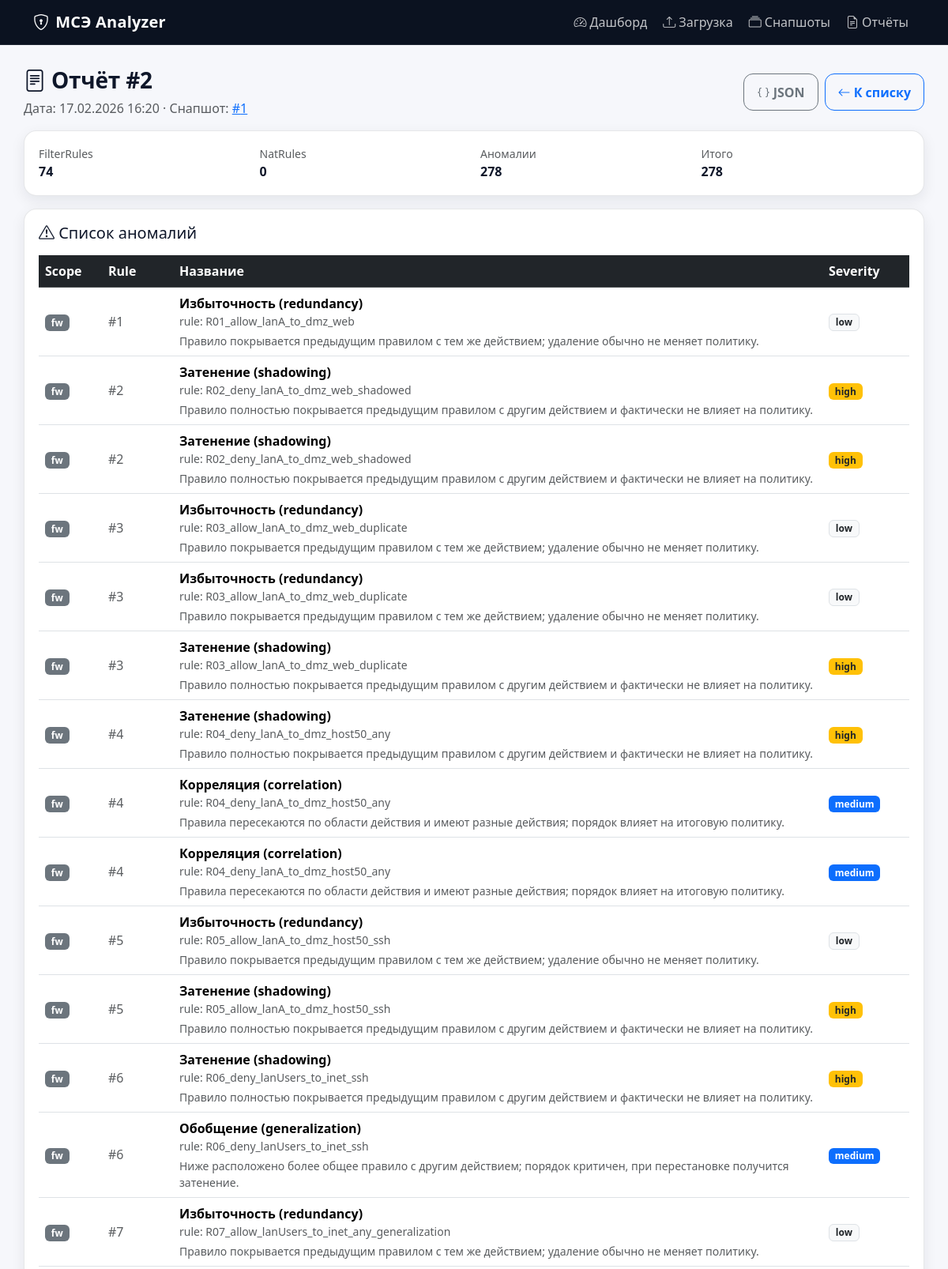
The page /report/2/ (upper part) on the database its author committed.
### analyzer/models.py (models this page shows, shortened)
class Report(models.Model):
    snapshot = models.ForeignKey(Snapshot, on_delete=models.CASCADE, related_name="reports")
    created_at = models.DateTimeField(default=timezone.now, db_index=True)
    summary = models.JSONField(default=dict, blank=True)

class Anomaly(models.Model):
    SEV_LOW = "low"
    SEV_MED = "medium"
    SEV_HIGH = "high"
    SEV_CRIT = "critical"
    SEVERITY_CHOICES = [
        (SEV_LOW, "низкая"),
        (SEV_MED, "средняя"),
        (SEV_HIGH, "высокая"),
        (SEV_CRIT, "критическая"),
    ]
    SCOPE_FW = "fw"
    SCOPE_NAT = "nat"
    SCOPE_CHOICES = [
        (SCOPE_FW, "FilterRules"),
        (SCOPE_NAT, "NatRules"),
    ]
    report = models.ForeignKey(Report, on_delete=models.CASCADE, related_name="anomalies")
    created_at = models.DateTimeField(default=timezone.now, db_index=True)
    scope = models.CharField(max_length=8, choices=SCOPE_CHOICES)
    code = models.CharField(max_length=64, default="", blank=True)
    title = models.CharField(max_length=255)
    description = models.TextField(blank=True, default="")
    severity = models.CharField(max_length=16, choices=SEVERITY_CHOICES, default=SEV_MED)
    rule_index = models.IntegerField(null=True, blank=True)
    rule_name = models.CharField(max_length=255, blank=True, default="")
    details = models.JSONField(default=dict, blank=True)

### analyzer/views.py (the view)
# urls.py: path("report/<int:id>/", views.report_detail_page, name="report_detail"),
@require_http_methods(["GET"])
def report_detail_page(request, id: int):
    rep = get_object_or_404(Report.objects.select_related("snapshot"), pk=id)
    anoms = rep.anomalies.order_by("scope", "rule_index", "id")
    return render(request, "report_detail.html", {**_stats_context(), "r": rep, "anomalies": anoms})

### analyzer/views.py (called while the page is built)
def _stats_context():
    last_snapshot = Snapshot.objects.filter(is_active=True).order_by("-created_at").first()
    last_report = Report.objects.order_by("-created_at").first()
    return {
        "snapshots_total": Snapshot.objects.filter(is_active=True).count(),
        "reports_total": Report.objects.count(),
        "last_snapshot_at": getattr(last_snapshot, "created_at", None),
        "last_report_at": getattr(last_report, "created_at", None),
        "last_snapshot_filename": getattr(last_snapshot, "original_filename", "") if last_snapshot else "",
    }

### analyzer/templates/report_detail.html (shortened to what this page needs)
{% extends "base.html" %}
{% block content %}
<div class="d-flex justify-content-between align-items-center mb-3">
  <div>
    <h1 class="page-title mb-1">
      <i class="bi bi-file-text"></i>
      Отчёт #{{ r.id }}
    </h1>
    <div class="page-subtitle text-muted">
      Дата: {{ r.created_at|date:"d.m.Y H:i" }}
      {% if r.snapshot_id %}
        · Снапшот:
        <a href="{% url 'snapshot_detail' r.snapshot_id %}">#{{ r.snapshot_id }}</a>
      {% endif %}
    </div>
  </div>
  <div class="d-flex gap-2">
    <a class="btn btn-outline-secondary" href="{% url 'export_report_json' r.id %}">
      <i class="bi bi-braces"></i> JSON
    </a>
    <a class="btn btn-outline-primary" href="{% url 'reports' %}">
      <i class="bi bi-arrow-left"></i> К списку
    </a>
  </div>
</div>
<div class="app-card mb-3">
  <div class="card-body">
    <div class="row g-3">
      <div class="col-md-3">
        <div class="text-muted small">FilterRules</div>
        <div class="fw-semibold">{{ r.summary.fw_rules|default:"0" }}</div>
      </div>
      <div class="col-md-3">
        <div class="text-muted small">NatRules</div>
        <div class="fw-semibold">{{ r.summary.nat_rules|default:"0" }}</div>
      </div>
      <div class="col-md-3">
        <div class="text-muted small">Аномалии</div>
        <div class="fw-semibold">{{ r.anomalies.count }}</div>
      </div>
      <div class="col-md-3">
        <div class="text-muted small">Итого</div>
        <div class="fw-semibold">{{ r.summary.anomalies_total|default:r.anomalies.count }}</div>
      </div>
    </div>
  </div>
</div>
<div class="app-card">
  <div class="card-body">
    <h5 class="mb-3"><i class="bi bi-exclamation-triangle"></i> Список аномалий</h5>
    {% if anomalies %}
      <div class="table-responsive">
        <table class="table table-hover align-middle">
          <thead class="table-dark">
            <tr>
              <th width="80">Scope</th>
              <th width="90">Rule</th>
              <th>Название</th>
              <th width="110">Severity</th>
            </tr>
          </thead>
          <tbody>
            {% for a in anomalies %}
            <tr>
              <td><span class="badge bg-secondary">{{ a.scope }}</span></td>
              <td class="text-muted">
                {% if a.rule_index != None %}
                  #{{ a.rule_index }}
                {% else %}
                  —
                {% endif %}
              </td>
              <td>
                <div class="fw-semibold">{{ a.title }}</div>
                {% if a.rule_name %}
                  <div class="text-muted small">rule: {{ a.rule_name }}</div>
                {% endif %}
                {% if a.description %}
                  <div class="text-muted small mt-1">{{ a.description }}</div>
                {% endif %}
              </td>
              <td>
                {% if a.severity == "critical" %}
                  <span class="badge bg-danger">critical</span>
                {% elif a.severity == "high" %}
                  <span class="badge bg-warning text-dark">high</span>
                {% elif a.severity == "medium" %}
                  <span class="badge bg-primary">medium</span>
                {% else %}
                  <span class="badge bg-light text-dark border">low</span>
                {% endif %}
              </td>
            </tr>
            {% endfor %}
          </tbody>
        </table>
      </div>
    {% else %}
      <div class="text-muted">Аномалии не обнаружены.</div>
    {% endif %}
  </div>
</div>
{% endblock %}

### analyzer/templates/base.html (style rules this page uses)
:root { --app-bg: #f6f7fb; --app-surface: #ffffff; --app-text: #0f172a; --app-muted: #64748b; --app-border: rgba(15, 23, 42, .10); --app-shadow: 0 10px 30px rgba(15, 23, 42, .08); --app-shadow-sm: 0 6px 18px rgba(15, 23, 42, .08); --app-radius: 16px; --app-radius-sm: 12px; }
html, body { height: 100%; }
body { background: var(--app-bg); color: var(--app-text); }
.page-title { font-size: 28px; font-weight: 800; letter-spacing: -.2px; margin: 0; }
.page-subtitle { margin: 6px 0 0; color: var(--app-muted); }
.app-card { background: var(--app-surface); border: 1px solid var(--app-border); border-radius: var(--app-radius); box-shadow: var(--app-shadow-sm); }
.app-card .card-body { padding: 18px; }
.btn { border-radius: 12px; padding: .65rem 1rem; font-weight: 600; }

### rows shown on the page
Report: id "2", created_at "17.02.2026 16:20", snapshot_id "1", summary.fw_rules "74", summary.nat_rules "0", anomalies.count "278", summary.anomalies_total "278"
Anomaly: scope "fw", rule_index "1", title "Избыточность (redundancy)", rule_name "R01_allow_lanA_to_dmz_web", description "Правило покрывается предыдущим правилом с тем же действием; удаление обычно не меняет политику.", severity "low"
Anomaly: scope "fw", rule_index "2", title "Затенение (shadowing)", rule_name "R02_deny_lanA_to_dmz_web_shadowed", description "Правило полностью покрывается предыдущим правилом с другим действием и фактически не влияет на политику.", severity "high"
Anomaly: scope "fw", rule_index "2", title "Затенение (shadowing)", rule_name "R02_deny_lanA_to_dmz_web_shadowed", description "Правило полностью покрывается предыдущим правилом с другим действием и фактически не влияет на политику.", severity "high"
Anomaly: scope "fw", rule_index "3", title "Избыточность (redundancy)", rule_name "R03_allow_lanA_to_dmz_web_duplicate", description "Правило покрывается предыдущим правилом с тем же действием; удаление обычно не меняет политику.", severity "low"
Anomaly: scope "fw", rule_index "3", title "Избыточность (redundancy)", rule_name "R03_allow_lanA_to_dmz_web_duplicate", description "Правило покрывается предыдущим правилом с тем же действием; удаление обычно не меняет политику.", severity "low"
Anomaly: scope "fw", rule_index "3", title "Затенение (shadowing)", rule_name "R03_allow_lanA_to_dmz_web_duplicate", description "Правило полностью покрывается предыдущим правилом с другим действием и фактически не влияет на политику.", severity "high"
Anomaly: scope "fw", rule_index "4", title "Затенение (shadowing)", rule_name "R04_deny_lanA_to_dmz_host50_any", description "Правило полностью покрывается предыдущим правилом с другим действием и фактически не влияет на политику.", severity "high"
Anomaly: scope "fw", rule_index "4", title "Корреляция (correlation)", rule_name "R04_deny_lanA_to_dmz_host50_any", description "Правила пересекаются по области действия и имеют разные действия; порядок влияет на итоговую политику.", severity "medium"
Anomaly: scope "fw", rule_index "4", title "Корреляция (correlation)", rule_name "R04_deny_lanA_to_dmz_host50_any", description "Правила пересекаются по области действия и имеют разные действия; порядок влияет на итоговую политику.", severity "medium"
Anomaly: scope "fw", rule_index "5", title "Избыточность (redundancy)", rule_name "R05_allow_lanA_to_dmz_host50_ssh", description "Правило покрывается предыдущим правилом с тем же действием; удаление обычно не меняет политику.", severity "low"
Anomaly: scope "fw", rule_index "5", title "Затенение (shadowing)", rule_name "R05_allow_lanA_to_dmz_host50_ssh", description "Правило полностью покрывается предыдущим правилом с другим действием и фактически не влияет на политику.", severity "high"
Anomaly: scope "fw", rule_index "6", title "Затенение (shadowing)", rule_name "R06_deny_lanUsers_to_inet_ssh", description "Правило полностью покрывается предыдущим правилом с другим действием и фактически не влияет на политику.", severity "high"
Anomaly: scope "fw", rule_index "6", title "Обобщение (generalization)", rule_name "R06_deny_lanUsers_to_inet_ssh", description "Ниже расположено более общее правило с другим действием; порядок критичен, при перестановке получится затенение.", severity "medium"
Anomaly: scope "fw", rule_index "7", title "Избыточность (redundancy)", rule_name "R07_allow_lanUsers_to_inet_any_generalization", description "Правило покрывается предыдущим правилом с тем же действием; удаление обычно не меняет политику.", severity "low"
